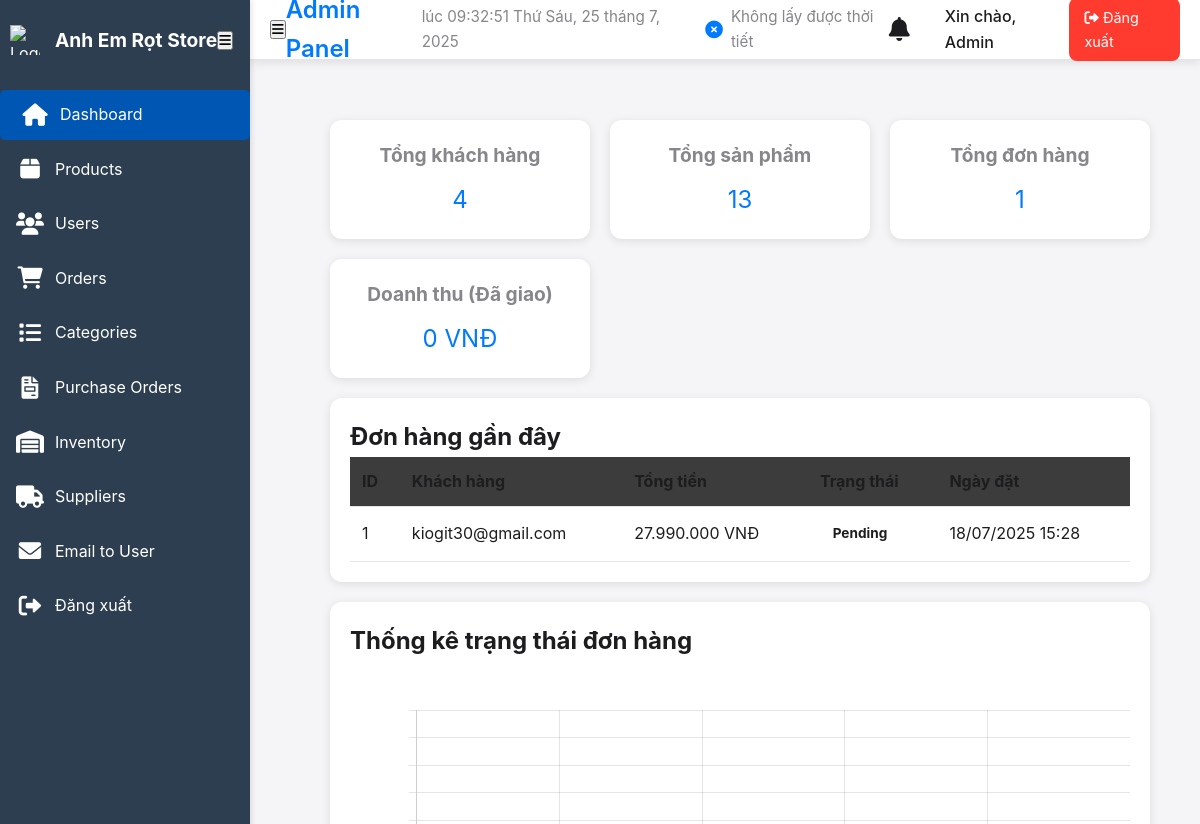
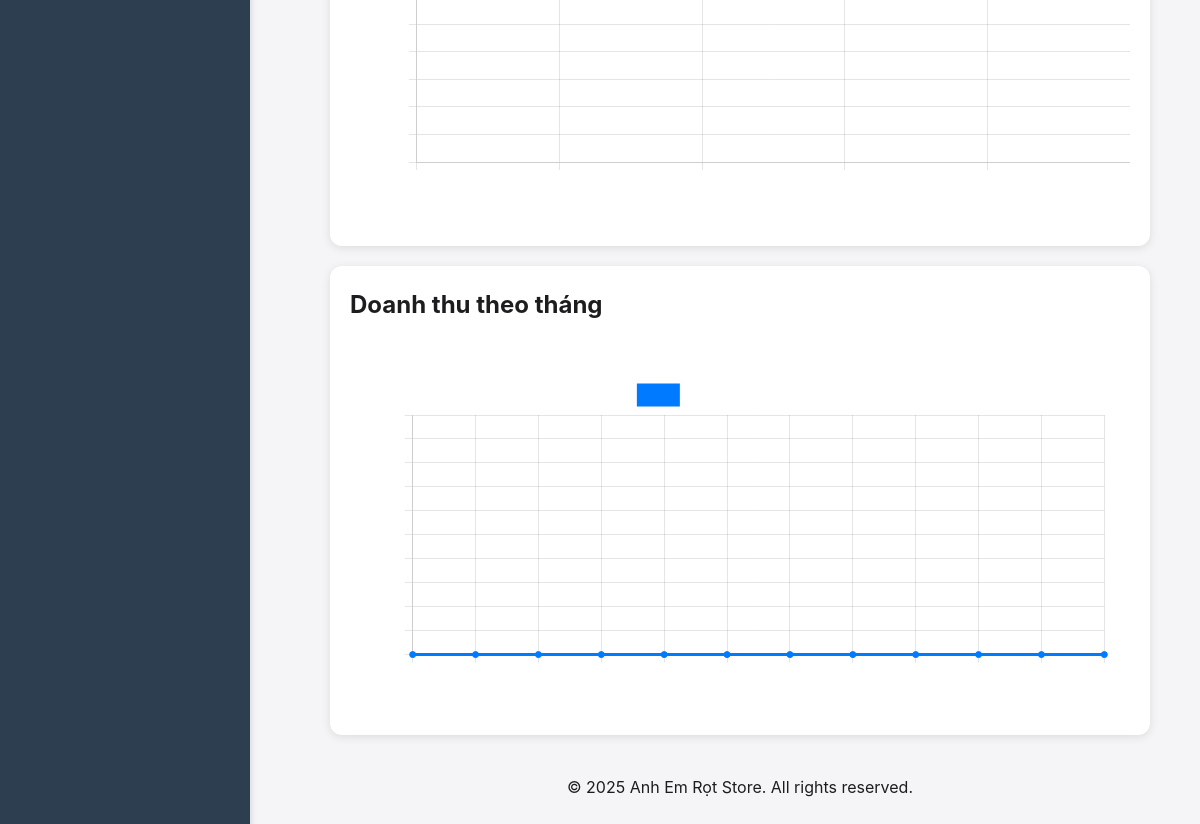
/admin/index.php (signed in), run on an earlier commit of the app's database (2 pictures, top to bottom).
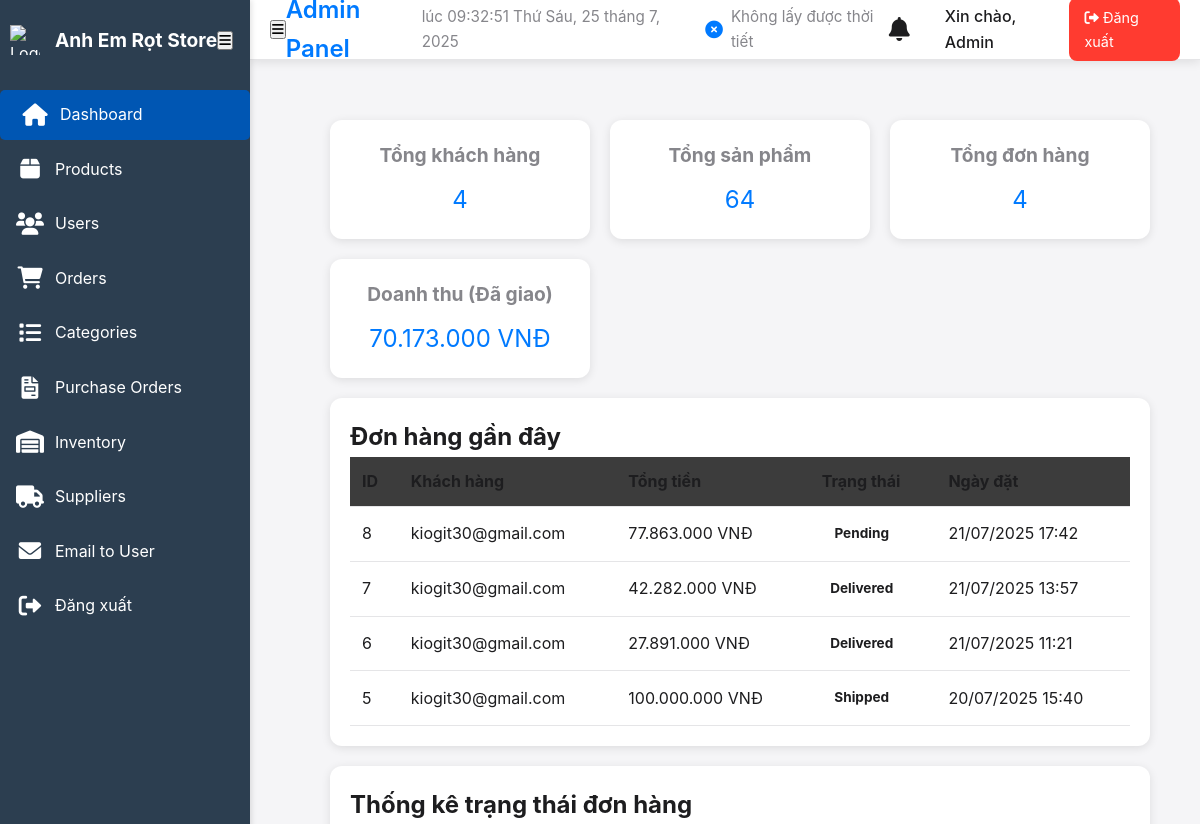
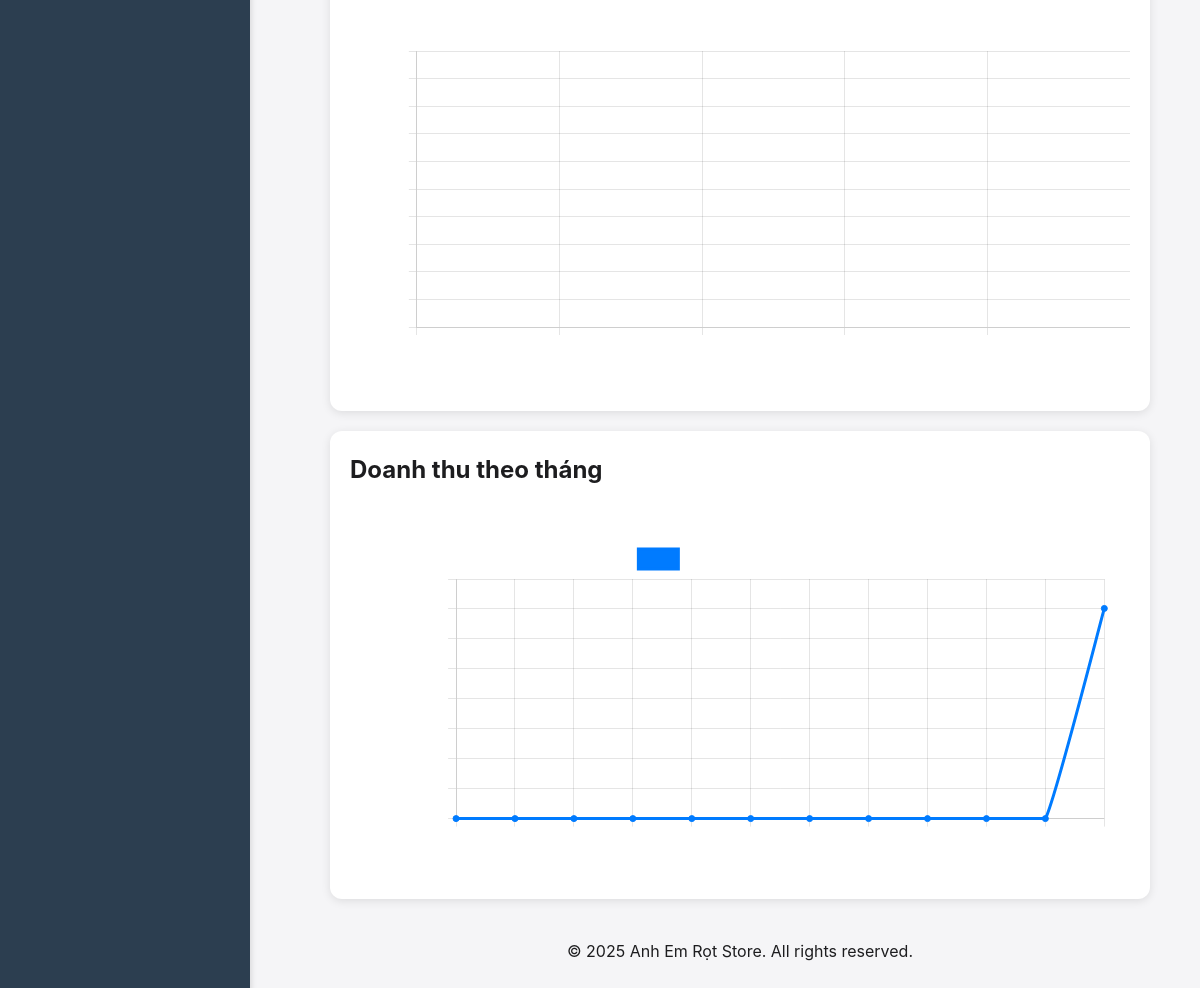
And on a later commit of the database (2 pictures, top to bottom).
### tables this page shows
CREATE TABLE `orders` (
  `id` int(11) NOT NULL,
  `order_code` varchar(50) NOT NULL,
  `user_id` int(11) NOT NULL,
  `order_date` timestamp NULL DEFAULT current_timestamp(),
  `total_amount` decimal(10,2) NOT NULL,
  `status` enum('Pending','Processing','Shipped','Delivered','Cancelled') DEFAULT 'Pending',
  `shipping_address` varchar(255) DEFAULT NULL,
  `full_name` varchar(100) NOT NULL,
  `email` varchar(100) NOT NULL,
  `phone_number` varchar(20) DEFAULT NULL,
  `notes` text DEFAULT NULL,
  `payment_method` enum('cod','bank','momo') NOT NULL
);

CREATE TABLE `users` (
  `id` int(11) NOT NULL,
  `password` varchar(255) NOT NULL COMMENT 'Hashed password',
  `email` varchar(255) NOT NULL,
  `role` varchar(50) DEFAULT 'customer',
  `verify_token` varchar(64) DEFAULT NULL,
  `verify_token_expires_at` datetime DEFAULT NULL,
  `created_at` timestamp NULL DEFAULT current_timestamp(),
  `last_login` timestamp NULL DEFAULT NULL,
  `is_verified` tinyint(1) NOT NULL DEFAULT 0,
  `is_updated` tinyint(1) DEFAULT 0
);

### admin/index.php (the view, shortened to what this page needs)
<?php
require_once '../config/db.php';
require_once 'admin_header.php';
$total_users = $conn->query("SELECT COUNT(*) FROM users WHERE role = 'customer'")->fetch_row()[0] ?? 0;
$total_products = $conn->query("SELECT COUNT(*) FROM products")->fetch_row()[0] ?? 0;
$total_orders = $conn->query("SELECT COUNT(*) FROM orders")->fetch_row()[0] ?? 0;
$total_revenue = $conn->query("SELECT SUM(total_amount) FROM orders WHERE status = 'delivered'")->fetch_row()[0] ?? 0;
$recent_orders = [];
$stmt = $conn->prepare("SELECT o.id, u.email, o.total_amount, o.status, o.order_date
                        FROM orders o
                        JOIN users u ON o.user_id = u.id
                        ORDER BY o.order_date DESC LIMIT 5");
$stmt->execute();
$result = $stmt->get_result();
while ($row = $result->fetch_assoc()) {
    $recent_orders[] = $row;
}
?>
<!DOCTYPE html>
<html lang="vi">
<head>
    <link rel="stylesheet" href="https://cdnjs.cloudflare.com/ajax/libs/font-awesome/6.0.0/css/all.min.css">
    <link rel="stylesheet" href="../css/admin.css">
</head>
<body>
    <main class="admin-container-page">
        <section class="dashboard-stats">
            <div class="stat-card">
                <h3>Tổng khách hàng</h3>
                <p><?= number_format($total_users, 0, ',', '.') ?></p>
            </div>
            <div class="stat-card">
                <h3>Tổng sản phẩm</h3>
                <p><?= number_format($total_products, 0, ',', '.') ?></p>
            </div>
            <div class="stat-card">
                <h3>Tổng đơn hàng</h3>
                <p><?= number_format($total_orders, 0, ',', '.') ?></p>
            </div>
            <div class="stat-card">
                <h3>Doanh thu (Đã giao)</h3>
                <p><?= number_format($total_revenue, 0, ',', '.') ?> VNĐ</p>
            </div>
        </section>
        <section class="recent-orders">
            <h2>Đơn hàng gần đây</h2>
            <?php if (empty($recent_orders)): ?>
                <p>Không có đơn hàng nào.</p>
            <?php else: ?>
                <table>
                    <thead>
                        <tr>
                            <th>ID</th>
                            <th>Khách hàng</th>
                            <th>Tổng tiền</th>
                            <th>Trạng thái</th>
                            <th>Ngày đặt</th>
                        </tr>
                    </thead>
                    <tbody>
                        <?php foreach ($recent_orders as $order): ?>
                            <tr>
                                <td><?= htmlspecialchars($order['id']) ?></td>
                                <td><?= htmlspecialchars($order['email']) ?></td>
                                <td><?= number_format($order['total_amount'], 0, ',', '.') ?> VNĐ</td>
                                <td>
                                    <span class="status-badge <?= htmlspecialchars($order['status']) ?>">
                                        <?php
                                        $status_labels = [
                                            'pending' => 'Chờ xử lý',
                                            'processing' => 'Đang xử lý',
                                            'shipped' => 'Đã ship',
                                            'delivered' => 'Đã giao',
                                            'cancelled' => 'Đã hủy'
                                        ];
                                        echo $status_labels[$order['status']] ?? htmlspecialchars($order['status']);
                                        ?>
                                    </span>
                                </td>
                                <td><?= date('d/m/Y H:i', strtotime($order['order_date'])) ?></td>
                            </tr>
                        <?php endforeach; ?>
                    </tbody>
                </table>
            <?php endif; ?>
        </section>
        <section class="chart-container">
            <h2>Thống kê trạng thái đơn hàng</h2>
            <canvas id="orderStatusChart"></canvas>
        </section>
        <section class="chart-container">
            <h2>Doanh thu theo tháng</h2>
            <canvas id="revenueChart"></canvas>
        </section>
        <footer style="text-align: center; padding: 20px 0;">
            © 2025 Anh Em Rọt Store. All rights reserved.
        </footer>
    </main>
</body>
</html>

What changed in the data, as far as the page shows it:
removed orders: id "1", user.email "kiogit30@gmail.com", total_amount "27.990.000", status "Pending", order_date "18/07/2025 15:28"
added orders: id "8", user.email "kiogit30@gmail.com", total_amount "77.863.000", status "Pending", order_date "21/07/2025 17:42"
added orders: id "7", user.email "kiogit30@gmail.com", total_amount "42.282.000", status "Delivered", order_date "21/07/2025 13:57"
added orders: id "6", user.email "kiogit30@gmail.com", total_amount "27.891.000", status "Delivered", order_date "21/07/2025 11:21"
added orders: id "5", user.email "kiogit30@gmail.com", total_amount "100.000.000", status "Shipped", order_date "20/07/2025 15:40"
Also different on the page:
$total_products: "13" → "64"
$total_orders: "1" → "4"
$total_revenue: "0" → "70.173.000"
chart data {{ json_encode($revenue_stats) }}: [0,0,0,0,0,0,0,0,0,0,0,0] → [0,0,0,0,0,0,0,0,0,0,0,"70173000.00"]
